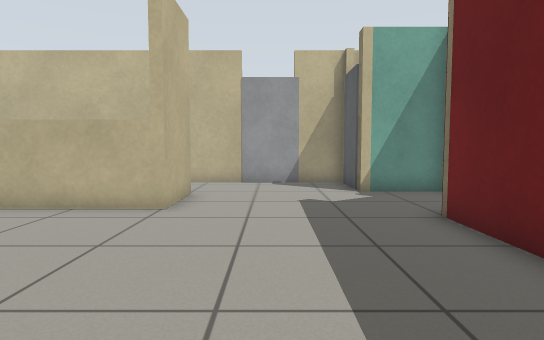
view 1 (above)

15 first-person views from a walk through a world built for the Gazebo simulator. The camera is 0.72 m above the floor, tilts 4° down and sees 75° across. The floor is counted in squares, 0.5 m on a side. Each view is taken from the middle of a square. On the plan, view 1 faces up. The plan holds only what a view shows up to about 15 squares ahead; the rest is blank. The place goes on beyond the plan.

view 2
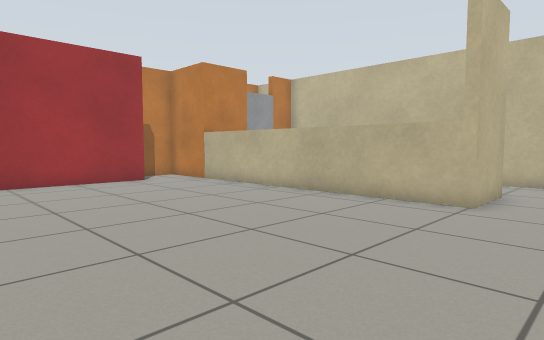

view 3
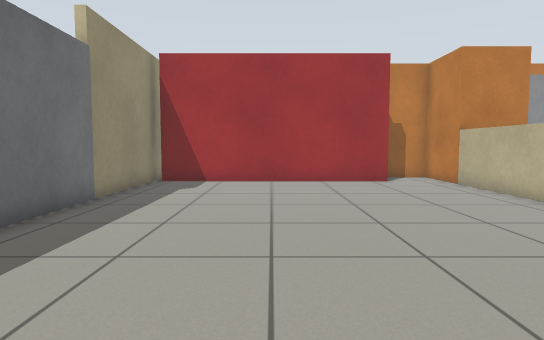

view 4
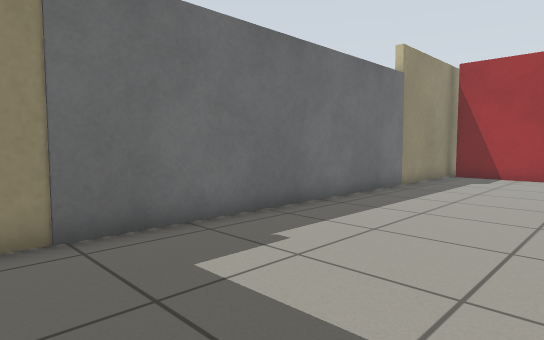

view 5
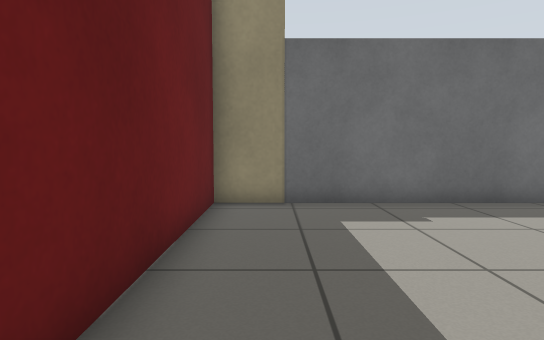

view 6
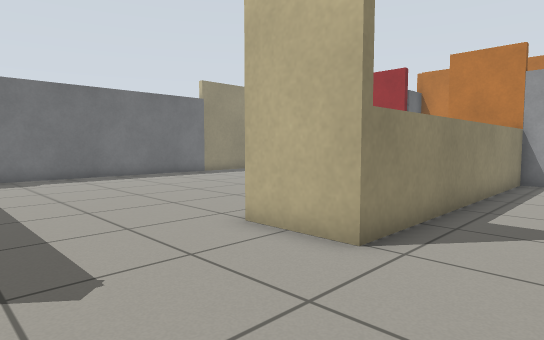

view 7
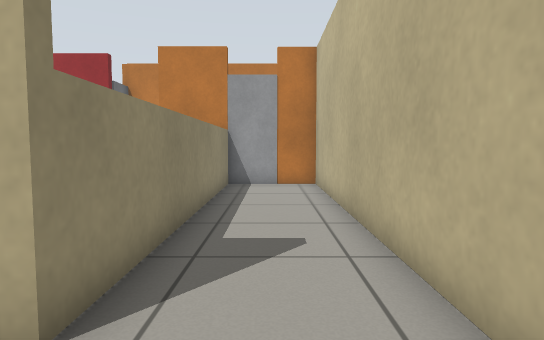

view 8
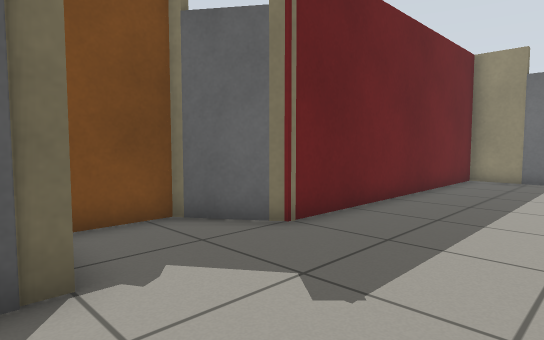

view 9
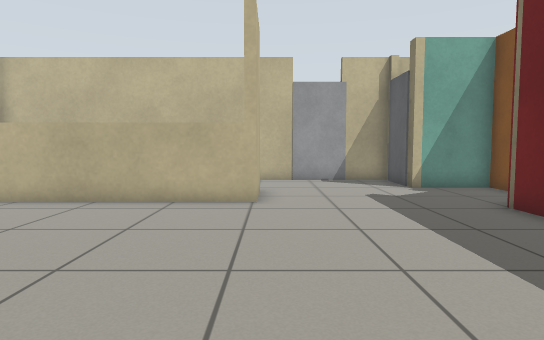

view 10
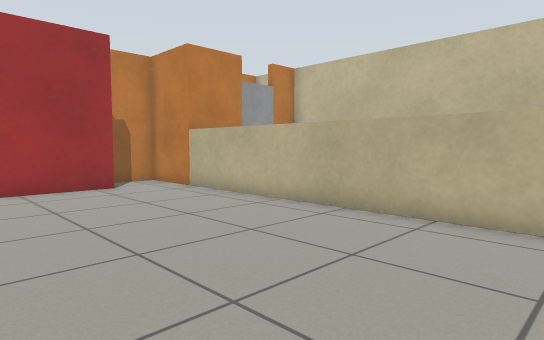

view 11
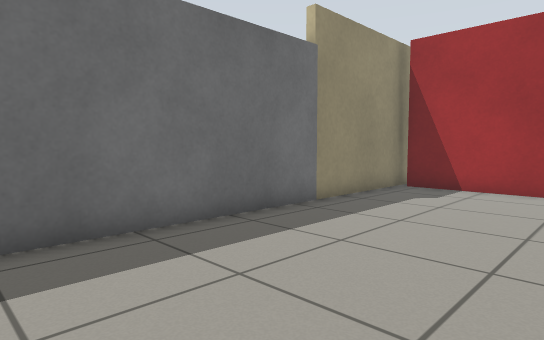

view 12
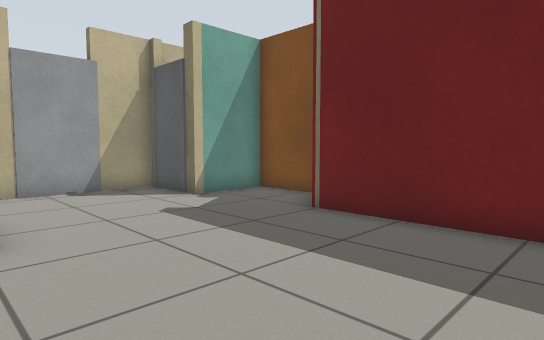

view 13
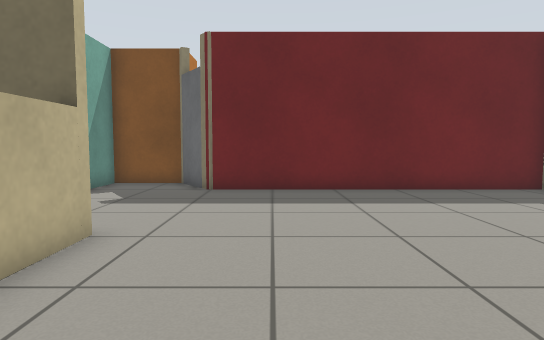

view 14
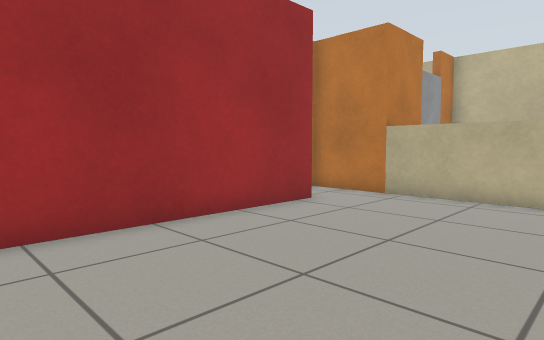

view 15
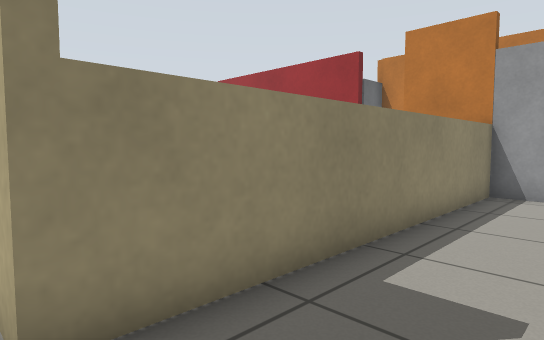

### Floor plan
Points are (right, up) in squares from view 1. A wall is a line through its corners. A room is listed if a view was taken in it or the views show most of it. See-through windows are left out.
Room 1 (views 1, 2, 3, 4, 5, 6, 7, 8, 9, 10, 11, 12, 13, 14, 15)
walls: (-14.1, 5.6) (-14.1, -3.5); (-1.1, 13.6) (-13.1, 13.6) (-13.1, 12.4); (-13.1, 10.4) (-2.4, 10.4) (-2.4, 7.9) (-13.6, 7.9); (2.8, 11) (2.8, 11.5); (1.6, -3.7) (3.4, -3.7) (3.4, 7) (3.8, 7.4); (2.9, 13.6) (1, 13.6); (-15.1, -3.7) (-9.4, -3.7)
ways out: opening at (-14, 6.5); opening at (4, 9)
objects: door leaf (-13, 11) to (-13, 12); door leaf (-9, -4) to (1, -4); door leaf (0, 14); door leaf (3, 12) to (3, 13)

Positions as (right, up) in squares from view 1, and headings:
1: (0, 0), facing up
2: (0, -1), facing up-left
3: (0, 1), facing left
4: (3, 2), facing down-left
5: (2, 5), facing down
6: (2, 13), facing down-left
7: (0, 12), facing left
8: (-1, 12), facing down-right
9: (-2, -1), facing up
10: (-2, 1), facing up-left
11: (-2, 2), facing down-left
12: (-3, 2), facing up-right
13: (-8, 5), facing right
14: (-8, -2), facing up-left
15: (-2, 13), facing down-left
